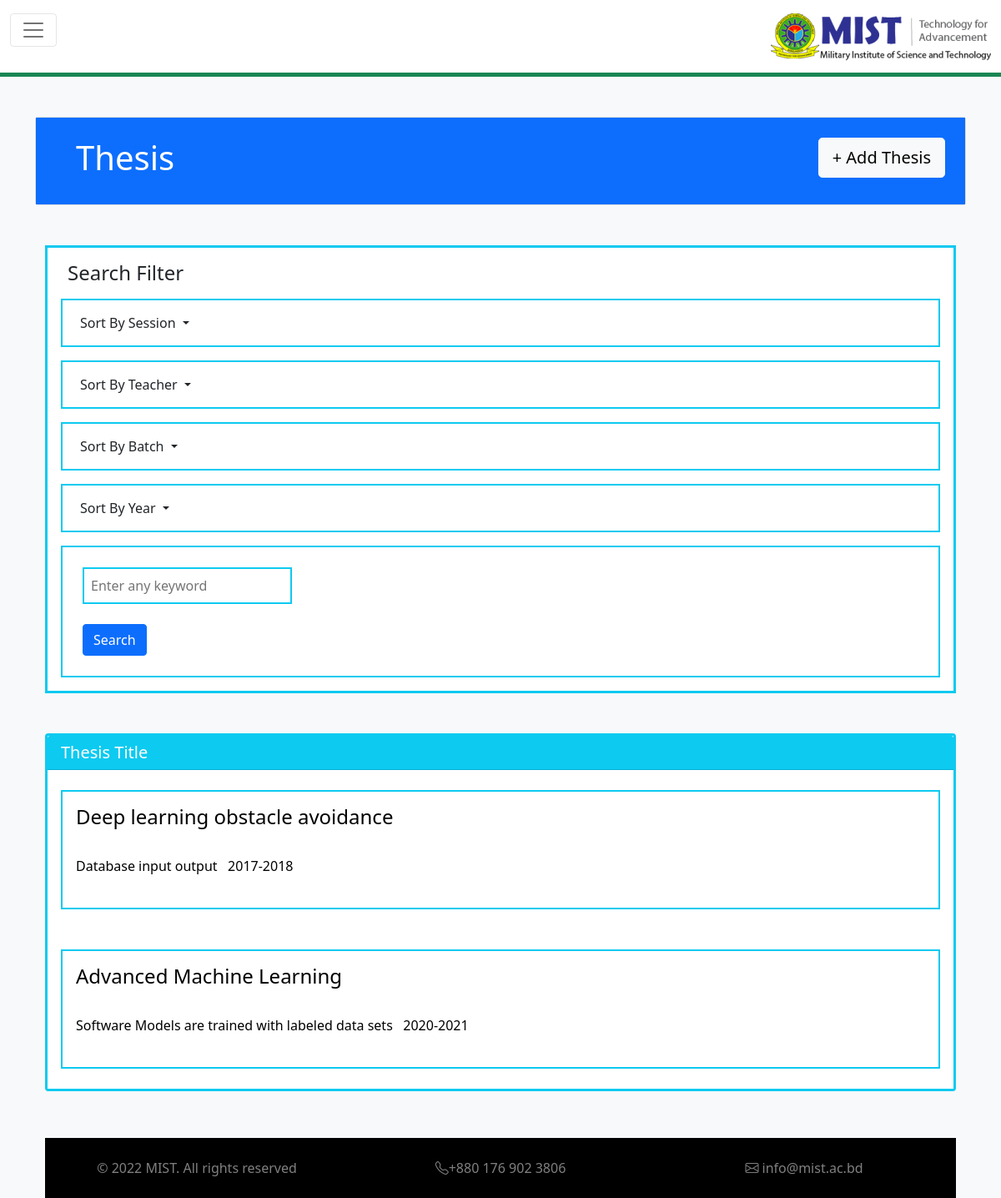
The app's page /Admin_page/thesis_admin.php with its own data.
### tables this page shows
CREATE TABLE `thesis_admin` (
  `Course_name` varchar(255) DEFAULT NULL,
  `Academic_year` varchar(255) DEFAULT NULL,
  `No_of_Student` int(10) DEFAULT NULL,
  `Team_member_name_1` varchar(255) DEFAULT NULL,
  `Team_member_name_2` varchar(30) DEFAULT NULL,
  `Team_member_name_3` varchar(30) DEFAULT NULL,
  `Team_member_name_4` varchar(30) DEFAULT NULL,
  `Team_member_name_5` varchar(30) DEFAULT NULL,
  `Thesis_domain` varchar(255) NOT NULL,
  `StudentID` varchar(255) NOT NULL,
  `Proposal` varchar(100) NOT NULL,
  `Prototype` varchar(100) NOT NULL,
  `ThesisBook` varchar(100) NOT NULL,
  `Commencedate` varchar(255) DEFAULT NULL,
  `CompletionDate` varchar(255) DEFAULT NULL,
  `ThesisSynopsis` varchar(100) NOT NULL,
  `URLFrontend` varchar(100) NOT NULL,
  `GithubLink` varchar(100) NOT NULL,
  `RelevantPublications` varchar(100) NOT NULL,
  `ThesisFiles` varchar(100) NOT NULL,
  `Thesis_title` varchar(100) NOT NULL,
  `thesisID` int(100) NOT NULL
);

### Admin_page/thesis_admin.php (the view, shortened to what this page needs)
<!DOCTYPE html>
<html lang="en">
  <head>
    <link
      href="https://cdn.jsdelivr.net/npm/bootstrap@5.1.3/dist/css/bootstrap.min.css"
      rel="stylesheet"
    />
    <link
      rel="stylesheet"
      href="https://cdn.jsdelivr.net/npm/bootstrap-icons@1.8.1/font/bootstrap-icons.css"
    />
    <link
      rel="stylesheet"
      href="https://cdnjs.cloudflare.com/ajax/libs/font-awesome/4.7.0/css/font-awesome.min.css"
    />
  </head>
  <body>
    <nav class="navbar navbar-expand-xxl navbar-light border-bottom border-5 border-success">
      <div class="container-fluid">
        <button
          class="navbar-toggler mb-3"
          type="button"
          data-bs-toggle="collapse"
          data-bs-target="#navbarSupportedContent"
          aria-controls="navbarSupportedContent"
          aria-expanded="false"
          aria-label="Toggle navigation"
        >
          <span class="navbar-toggler-icon"></span>
        </button>
        <a href="home_admin.php">
          <img class="ms-md-5 ms-2" src="../img/navlogo.png" alt="logo"
        /></a>
      </div>
    </nav>
    <div class="container-flex bg-light">
      <div class="container pt-5 ">
        <div class="card">
          <div class="card-body bg-primary p-4">
            <h1 class="d-inline-block text-white ms-4">Thesis</h1>
            <a href="form_admin.php"
              ><button type="button" class="btn btn-light btn-lg float-end">
                + Add Thesis
              </button></a
            >
          </div>
        </div>
      </div>
      <div class="container px-4 pt-5">
        <div class="row gx-5">
          <div class="col-xxl-3 col-12 mb-5">
            <div class="p-3 border bg-white border border-3  border-info">
              <h4 class="ps-2">Search Filter</h4>
              <div class="p-2 mt-3 border bg-white border border-2  border-info">
                <div class="dropdown">
                  <button
                    class="btn dropdown-toggle"
                    type="button"
                    id="dropdownMenuButton1"
                    data-bs-toggle="dropdown"
                    aria-expanded="false"
                  >
                    Sort By Session
                  </button>
                </div>
              </div>
              <div class="p-2 mt-3 border bg-white border border-2  border-info">
                <div class="dropdown">
                  <button
                    class="btn dropdown-toggle"
                    type="button"
                    id="dropdownMenuButton1"
                    data-bs-toggle="dropdown"
                    aria-expanded="false"
                  >
                    Sort By Teacher
                  </button>
                </div>
              </div>
              <div class="p-2 mt-3 border bg-white border border-2  border-info">
                <div class="dropdown">
                  <button
                    class="btn dropdown-toggle"
                    type="button"
                    id="dropdownMenuButton1"
                    data-bs-toggle="dropdown"
                    aria-expanded="false"
                  >
                    Sort By Batch
                  </button>
                </div>
              </div>
              <div class="p-2 mt-3 border bg-white border border-2  border-info">
                <div class="dropdown">
                  <button
                    class="btn dropdown-toggle"
                    type="button"
                    id="dropdownMenuButton1"
                    data-bs-toggle="dropdown"
                    aria-expanded="false"
                  >
                    Sort By Year
                  </button>
                </div>
              </div>
              <div class="p-2 mt-3 border bg-white border border-2  border-info">
                <form action="" class="p-3">
                  <input type="text" id="key" name="key" placeholder="Enter any keyword" class="p-2 border bg-white border border-2  border-info"><br><br>
                  <button type="button" class="btn btn-primary">Search</button>
                </form>
              </div>
            </div>
          </div>
          <div class="col-xxl-9 col-12">
            <div class="card mb-2  border border-3  border-info ">
              <h5 class="card-header text-white bg-info">Thesis Title</h5>
              <?php
                $servername = "localhost";
                $username = "root";
                $password = "";
                $db = "test_db";
                $conn = mysqli_connect($servername, $username, $password, $db);
                $sql = "select *from thesis_admin";
                $result = mysqli_query($conn, $sql);
                while($row = mysqli_fetch_assoc($result)) {
                  echo '
                  <div class="card-body bg-white">
                  <a
                    href="thesis_details_admin.php?id = '.$row["thesisID"].'"
                    class="text-decoration-none text-black"
                    ><div class="p-3 mt-2 mb-2 border border border-2  border-info">
                      <h4 class="mb-3">' .$row['Thesis_title']. '</h4>
                      <p class="m-0 p-2">
                          <h6 class="d-inline-block">' .$row['Thesis_domain']. '&nbsp &nbsp</h6>'.
                           $row['Academic_year']
                        .'</p>
                    </div></a
                  >
                </div>
                  ';
                }
              ?>
          </div>
        </div>
      </div>
     <div class="container-fluid bg-black py-2 mt-5">
        <div class="row">
          <div class="col-md-4 col-12 pt-3">
            <p class="text-white-50 text-center">
              © 2022 MIST. All rights reserved
            </p>
          </div>
          <div class="col-md-4 col-12 pt-3">
            <p class="text-white-50 text-center">
              <i class="bi bi-telephone"></i>+880 176 902 3806
            </p>
          </div>
          <div class="col-md-4 col-12 pt-3">
            <p class="text-white-50 text-center">
              <i class="bi bi-envelope"></i> info@mist.ac.bd
            </p>
          </div>
        </div>
      </div>
    </div>
  </body>
</html>

### records on screen
thesis_admin: Thesis_title "Deep learning obstacle avoidance", Thesis_domain "Database input output", Academic_year "2017-2018"
thesis_admin: Thesis_title "Advanced Machine Learning", Thesis_domain "Software Models are trained with labeled data sets", Academic_year "2020-2021"
